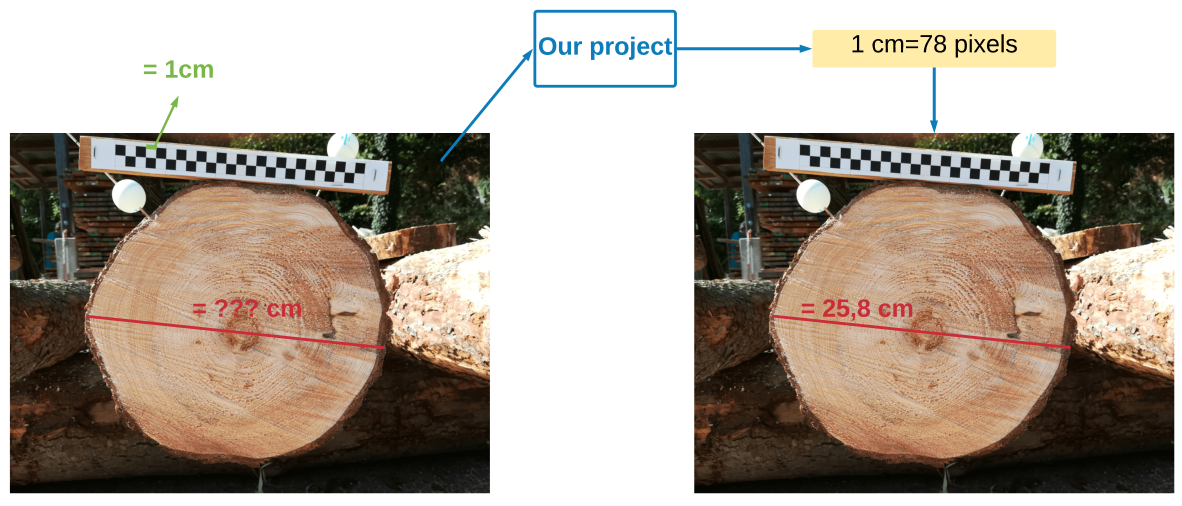
#> input picture recap.png, 4727 x 2021 px, given as the content of the folder ../DATA/PNG/truth_ground/grume/normal_size/, which was not available (shown at 1/4 size)
$ python mesure_SgmModele.py
#> lines starting #> are read from the running program, lines starting #| are printed output that depends on the picture; after the words box and inside, x2 and y2 are one past the last pixel; in counts of white or black regions, pixels touching at a corner belong together; long printed decimals are rounded; pictures that were not available may be replaced by others from this repository, and a replacement may not be noted
import numpy as np
import os
import sys, getopt
import cv2
import matplotlib.pyplot as plt


#return lsit of file name of two folder
def make_list(pathToFolder1):
    #list of all fil in folder1
    list_file_folder1=[]
    for element in os.listdir(pathToFolder1):
        if(".gitkeep" not in element):
            list_file_folder1.append(element)
    list_file_folder1=sorted(list_file_folder1)
    return list_file_folder1
#return an binary img of the maximum component
def maxComponent(img):
    ret, labels = cv2.connectedComponents(img,connectivity = 8)
    max_area=-sys.maxsize - 1;
    label_max=-1;
    label_counter=0;
    for i in range(1,ret):
        label_counter=np.count_nonzero(labels == i)
        if(label_counter>max_area):
            max_area=label_counter
            label_max=i

    img=np.where(labels!=label_max, 0, img)

    img=np.where(labels==label_max, 255, img)

    return img
#return a img tresholded by otsu and select the max composante
def Otsu_MaxComponent(img):

    _,img_tresholded=cv2.threshold(img, 0, 255, cv2.THRESH_BINARY+cv2.THRESH_OTSU)

    max_comp=maxComponent(img_tresholded)
    return max_comp
#return a img tresholded by otsu and select the max composante and royed
def Otsu_MaxComponent_Roy(img):
    img_otsuMax=Otsu_MaxComponent(img)
    #BOUNDING BOX
    x, y, w, h = cv2.boundingRect(np.argwhere(img_otsuMax))
    rect = cv2.rectangle(img_otsuMax.copy(),(y,x),(y+h,x+w),(127),-1)
    return rect
    #return an img tresholdef by otsu and select the max composante and constructed min area rotated rect around the past
def Otsu_MaxComponent_RotatedRoy(img):
    img_otsuMax=Otsu_MaxComponent(img)
    contours,_ = cv2.findContours(img_otsuMax.copy(), 1, 2) # not copying here will throw an error
    rect = cv2.minAreaRect(contours[len(contours)-1]) # basically you can feed this rect into your classifier
    (x,y),(w,h), a = rect
    box = cv2.boxPoints(rect)
    box = np.int0(box) #turn into ints
    rect2 = cv2.drawContours(img_otsuMax.copy(),[box],0,127,-1)
    return rect2
#compute TP,FN,FP,TN between two image, second image is the groudtruth
def confusion_matrix(detections,truth):
    '''fig=plt.figure()
    plt.subplot(2,2,1)
    plt.imshow(img_test)
    plt.subplot(2,2,2)
    plt.imshow(img_truth)
    plt.show()'''
    TP = 0
    FN = 0
    FP = 0
    TN = 0

    positive_count = np.count_nonzero(detections)
    negative_count = truth.size - positive_count

    temp1=np.bitwise_and(truth,detections)

    TP = np.count_nonzero(temp1)

    FP = positive_count - TP
    temp2=np.bitwise_not(detections)
    temp2=np.bitwise_and(truth, temp2)
    FN = np.count_nonzero(temp2)
    TN = negative_count - FN

    #PRECISION
    if(TP+FP != 0 and np.count_nonzero(truth)!=0 ):
        precision=float(TP)/(TP+FP)
    else:
        precision=-1

    '''if(FP !=0):
        if(TP != 0):
            precision=float(TP)/(TP+FP)
        else:
            precision=float((truth.size-FP))/truth.size
    else:
        precision =1.'''
    #RECALL'
    if(TP+FN!=0):
        recall=float(TP)/(TP+FN)
    else:
        recall=-1

    '''if(FN!=0):
        if(TP != 0):
            recall=float(TP)/(TP+FN)
        else:
            recall=float((truth.size-FN))/truth.size
    else:
        recall=1.'''
    #ACCURACY
    accuracy=float(TP+TN)/(TP+TN+FP+FN)
    return TP,TN,FN,FP,precision,recall,accuracy

def display(img_Expected,img_cl):
    plt.figure()
    plt.imshow(np.dstack((img_cl,img_Expected,np.zeros(img_Expected.shape))))


    plt.show()
if __name__ == '__main__':
    #path to  computed img segmentation
    path_SGM_computed="../compute_scale/IMG_SGM/"#
    #path to expected img segmentation
    #path_SGM_expected="../DATA/PNG/truth_ground/mire/normal_size/"
    #path_SGM_expected="../DATA/PNG/truth_groundV2/mire/normal_size/"
    path_SGM_expected="../DATA/PNG/truth_ground/grume/normal_size/"
    moyTP=0
    moyTN=0
    moyFN=0
    moyFP=0
    moyPre=0.
    moyReca=0.
    moyAccu=0.
    list_SGM_expected=make_list(path_SGM_expected)
    denomPre=len(list_SGM_expected)
    denomRec=len(list_SGM_expected)
    for nameFileSgm in list_SGM_expected:
        print(nameFileSgm)
        img_Expected=cv2.imread(path_SGM_expected+nameFileSgm,0)
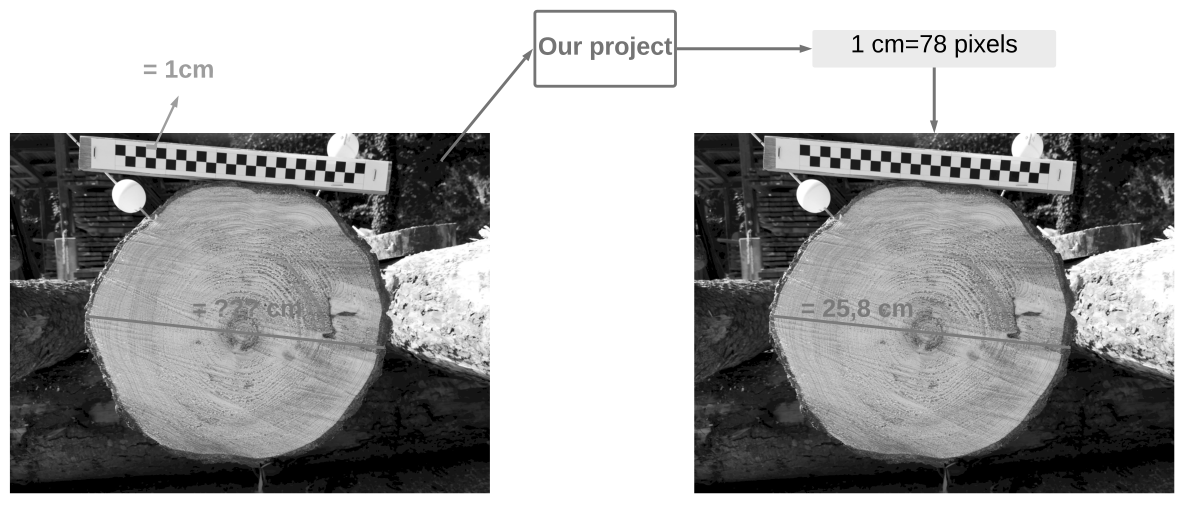
#> img_Expected: shape (2021, 4727) (shown at 1/4 size); min 0, max 255, mean 166.4
        img_Computed=cv2.imread(path_SGM_computed+nameFileSgm,0)
        #get the otsu/maxcomponent
        img_cl=Otsu_MaxComponent(img_Computed)
#> in Otsu_MaxComponent, `_,img_tresholded=cv2.threshold(img, 0, 255, cv2.THRESH_BINARY+cv2.THRE..`:
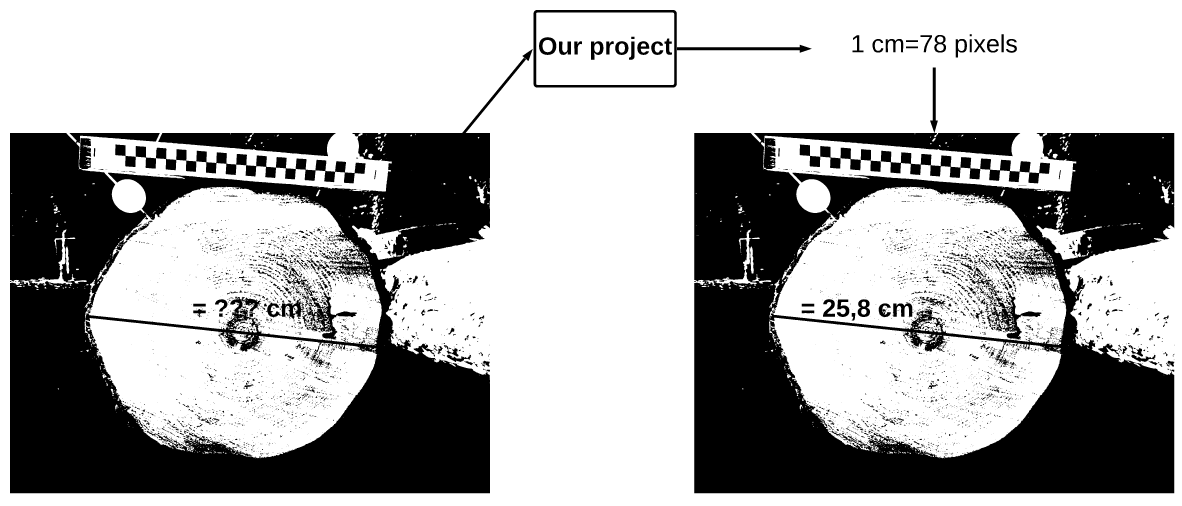
#> img_tresholded: shape (2021, 4727) (shown at 1/4 size); 66.9% white; 5966 black regions (4822 under 20 px), largest, box (x1, y1, x2, y2) and area: (2777, 270, 4697, 1973) 1437147, (40, 196, 2131, 1973) 1397694, (633, 532, 1343, 625) 43202
#> in maxComponent, `ret, labels = cv2.connectedComponents(img,connectivity = 8)`:
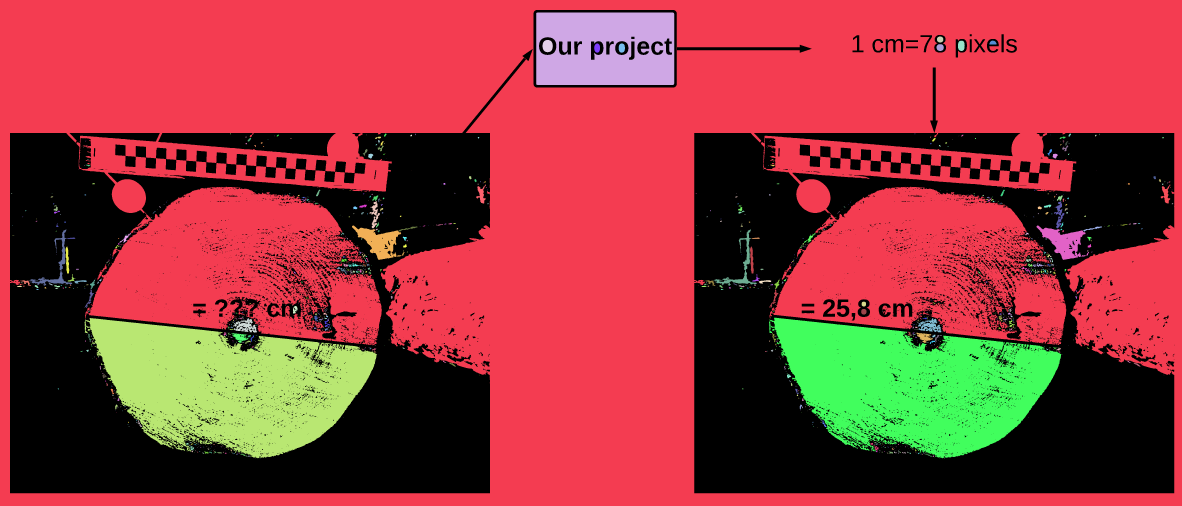
#> labels: shape (2021, 4727) int32 (shown at 1/4 size); 1233 distinct labels, from 0 to 1232; one colour per label, 0 black
#> in maxComponent, `ret, labels = cv2.connectedComponents(img,connectivity = 8)`: ret = 1233
#> the loop in maxComponent, `for i in range(1,ret):` made 1232 passes
#> (label_counter, max_area) on pass 1: (5340969, 5340969)
#> label_counter on passes 2 to 7: 142524, 496, 1638, 924, 354, 688
#> after the loop in maxComponent, `for i in range(1,ret):`: label_max = 1; max_area = 5340969
#> in maxComponent, `img=np.where(labels!=label_max, 0, img)`:
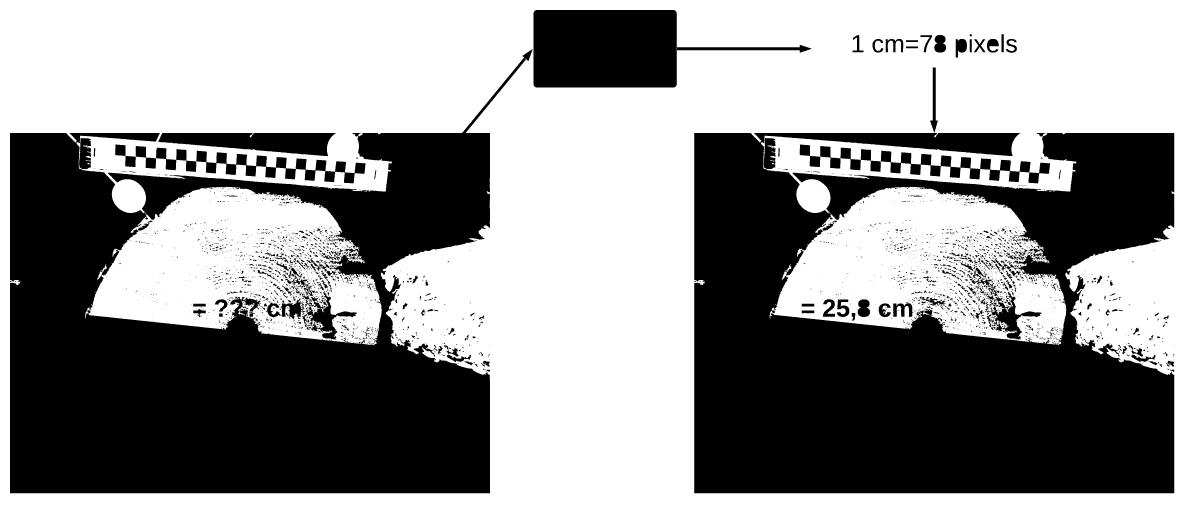
#> img: shape (2021, 4727) (shown at 1/4 size); 55.9% white; 3369 black regions (2567 under 20 px), largest, box (x1, y1, x2, y2) and area: (2777, 270, 4697, 1973) 1901403, (40, 196, 2131, 1973) 1860341, (2134, 40, 2707, 350) 177458

        #compute confusion matrix
        TP,TN,FN,FP,precision,recall,accuracy=confusion_matrix(img_cl,img_Expected)
#> in confusion_matrix, `negative_count = truth.size - positive_count`: negative_count = 4212298
#> in confusion_matrix, `temp1=np.bitwise_and(truth,detections)`:
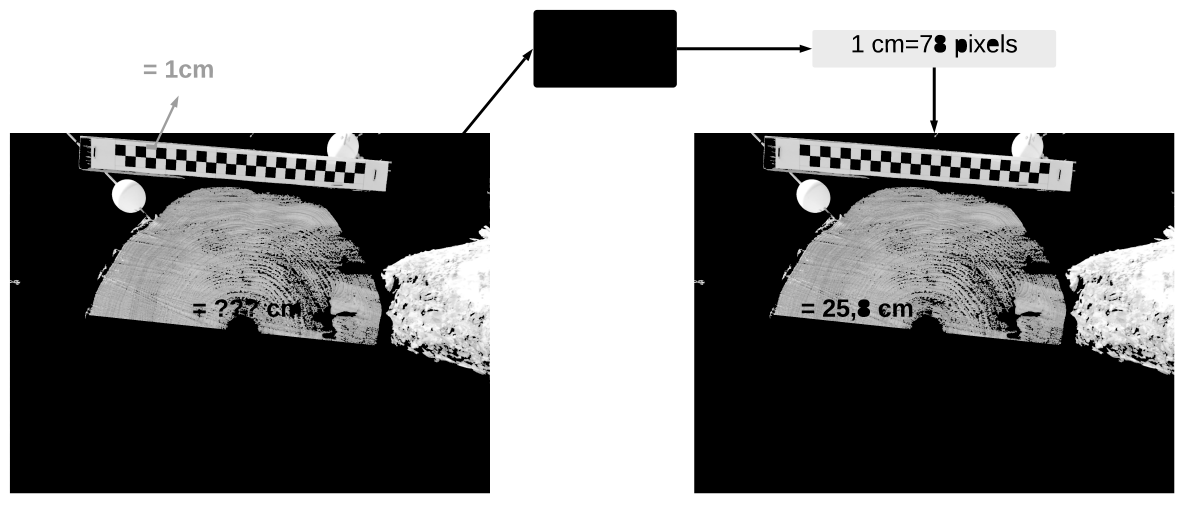
#> temp1: shape (2021, 4727) (shown at 1/4 size); min 0, max 255, mean 131.4
#> in confusion_matrix, `TP = np.count_nonzero(temp1)`: TP = 5340969
#> in confusion_matrix, `FP = positive_count - TP`: FP = 0
#> in confusion_matrix, `temp2=np.bitwise_and(truth, temp2)`:
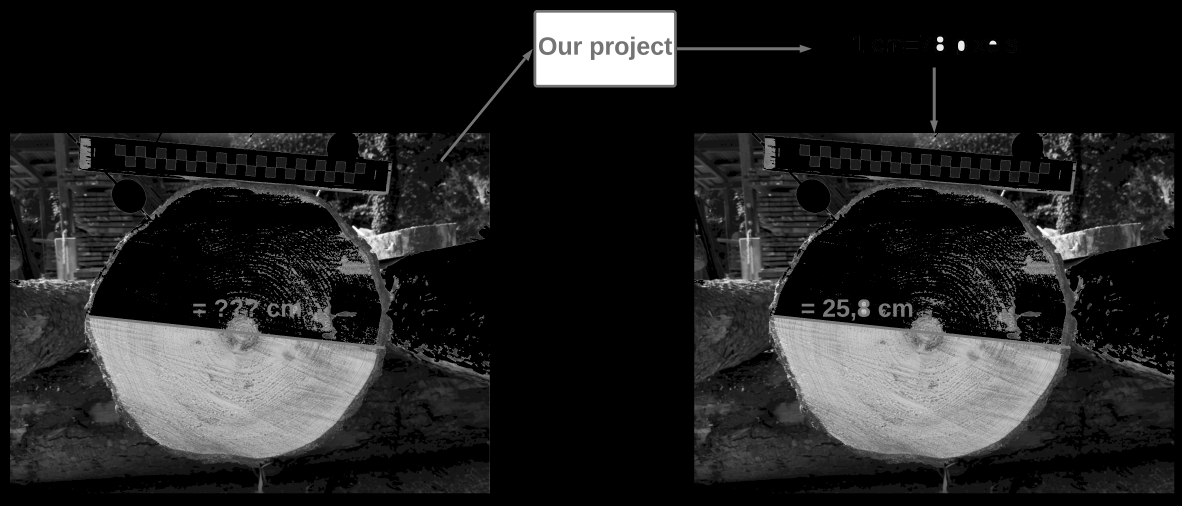
#> temp2: shape (2021, 4727) (shown at 1/4 size); min 0, max 255, mean 35
#> in confusion_matrix, `FN = np.count_nonzero(temp2)`: FN = 3782254
#> in confusion_matrix, `TN = negative_count - FN`: TN = 430044
#> in confusion_matrix, `precision=float(TP)/(TP+FP)`: precision = 1
#> in confusion_matrix, `recall=float(TP)/(TP+FN)`: recall = 0.585
#> in confusion_matrix, `accuracy=float(TP+TN)/(TP+TN+FP+FN)`: accuracy = 0.604
#> TP = 5340969; TN = 430044; FN = 3782254; FP = 0; precision = 1; recall = 0.585; accuracy = 0.604
        print("BRUT-----TP : ",TP,"TN : ",TN,"FN : ",FN,"FP : ",FP, "precision : ",precision, "recall : ",recall,"accuracy : ",accuracy)
#| BRUT-----TP :  5340969 TN :  430044 FN :  3782254 FP :  0 precision :  1.0 recall :  0.5854 accuracy :  0.6041
        moyTP+=TP
#> moyTP = 5340969
        moyTN+=TN
#> moyTN = 430044
        moyFN+=FN
#> moyFN = 3782254
        moyFP+=FP
#> moyFP = 0
        if(precision!=-1):
            moyPre+=precision
#> moyPre = 1
        else:
            denomPre=denomPre-1
        if(recall!=-1):
            moyReca+=recall
#> moyReca = 0.585
        else:
            denomRec=denomRec-1
        moyAccu+=accuracy
#> moyAccu = 0.604
        #display(img_Expected,img_cl)

    moyPre=float(moyPre)/(denomPre)
    moyReca=float(moyReca)/(denomRec)
    moyAccu=float(moyAccu)/len(list_SGM_expected)
    print("moyenne precision : ",moyPre, "moyenne recall : ",moyReca,"moyenne accuracy : ",moyAccu)
#| moyenne precision :  1.0 moyenne recall :  0.5854 moyenne accuracy :  0.6041
